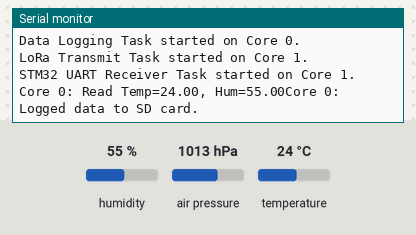
The sketch below on a simulated ESP32. On the bench: the last lines printed to the serial monitor. The inputs (shaded band) are chosen by the test bench; at power-on: humidity 55 %, temperature 24 °C, air pressure 1013 hPa. Storage starts empty; no radio packets arrive unless stated.

Above: at 2.2 s.
2.3 s: humidity set to 22 %
At 6.5 s:
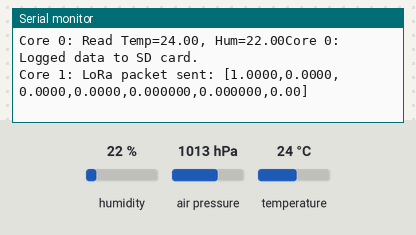
7.6 s: temperature set to 12 °C
At 8.2 s:
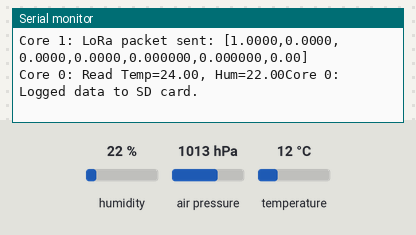
9.1 s: humidity set to 40 %
At 9.8 s:
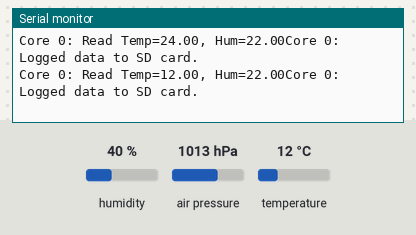
Timing chart, 0 to 12.1 s (numbered marks = the images above; inputs shaded):
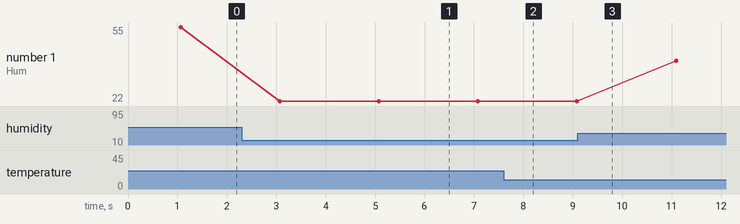

The sketch:

esp-code.ino
```cpp
/*
  ESP32 Dual-Core FreeRTOS Data Logger & LoRa Transmitter

  - CORE 0: Handles high-frequency sensor reading and data logging to SD card.
  - CORE 1: Handles lower-frequency LoRa telemetry transmission.

  - RTOS CONCEPTS USED:
    - Tasks pinned to specific cores.
    - Semaphore (Binary): Signals the logger task on Core 0 when new data is ready.
    - Mutex (spiBusMutex): Protects the shared SPI bus for SD and LoRa.
    - Mutex (dataMutex): Protects the shared SensorData struct from concurrent access by both cores.
*/

// --- Core & Sensor Libraries ---
#include <SPI.h>
#include <SD.h>
#include <Wire.h>
#include <Adafruit_BME280.h>
#include <LoRa.h>  // For the LoRa module

// SPI Bus Pins (shared by SD and LoRa)
const int SD_LORA_CS_PIN = 5;
const int SPI_MOSI_PIN = 23;
const int SPI_MISO_PIN = 19;
const int SPI_SCK_PIN = 18;
// LoRa Specific Pins
const int LORA_RST_PIN = 14;
const int LORA_DIO0_PIN = 2;  // IRQ Pin
// UART for STM32 connection (using Serial2: RX=16, TX=17)
#define STM32_SERIAL Serial2
// LoRa Frequency
#define LORA_FREQUENCY 433E6

// --- Sensor Objects & Data Structure ---
Adafruit_BME280 bme;
// New struct for data from STM32
struct StmData {
  float qW = 1.0, qX = 0.0, qY = 0.0, qZ = 0.0;  // Default to a valid quaternion
  float latitude = 0.0, longitude = 0.0, altitude = 0.0;
};

struct SensorData {
  float temperature;
  float humidity;
  float pressure;
  StmData stm_data;  // Embed the STM32 data
};
SensorData currentReadings;

// --- FreeRTOS Handles ---
TaskHandle_t readSensorsTaskHandle, logDataTaskHandle, loraTransmitTaskHandle, receiveStmDataTaskHandle;
SemaphoreHandle_t dataReadySemaphore;  // Signal for new data
SemaphoreHandle_t spiBusMutex;         // Protects SPI bus for SD/LoRa
SemaphoreHandle_t dataMutex;           // Protects the currentReadings struct

// ===================================================================
// CORE 0, TASK 1: READ SENSORS
// ===================================================================
void readSensorsTask(void *pvParameters) {
  Serial.println("Sensor Reading Task started on Core 0.");
  for (;;) {
    SensorData tempData;  // Read into a temporary local struct
    tempData.temperature = bme.readTemperature();
    tempData.humidity = bme.readHumidity();
    tempData.pressure = bme.readPressure() / 100.0F;

    // Safely update the global data structure
    if (xSemaphoreTake(dataMutex, portMAX_DELAY) == pdTRUE) {
      currentReadings = tempData;
      xSemaphoreGive(dataMutex);
    }

    Serial.printf("Core 0: Read Temp=%.2f, Hum=%.2f",
                  tempData.temperature, tempData.humidity);

    xSemaphoreGive(dataReadySemaphore);
    vTaskDelay(2000 / portTICK_PERIOD_MS);
  }
}

// ===================================================================
// CORE 0, TASK 2: LOG DATA TO SD CARD
// ===================================================================
void logDataTask(void *pvParameters) {
  Serial.println("Data Logging Task started on Core 0.");
  for (;;) {
    if (xSemaphoreTake(dataReadySemaphore, portMAX_DELAY) == pdTRUE) {
      SensorData localData;
      // Safely get a copy of the data
      if (xSemaphoreTake(dataMutex, portMAX_DELAY) == pdTRUE) {
        localData = currentReadings;
        xSemaphoreGive(dataMutex);
      }

      // Safely access the SD card via SPI bus
      if (xSemaphoreTake(spiBusMutex, portMAX_DELAY) == pdTRUE) {
        File dataFile = SD.open("/datalog.csv", FILE_APPEND);
        if (dataFile) {
          dataFile.printf("%lu,%.4f,%.4f,%.4f,%.4f,%.6f,%.6f,%.2f,%.2f,%.2f,%.2f\n", millis(),
                          localData.stm_data.qW, localData.stm_data.qX, localData.stm_data.qY, localData.stm_data.qZ,
                          localData.stm_data.latitude, localData.stm_data.longitude, localData.stm_data.altitude,
                          localData.temperature, localData.humidity,
                          localData.pressure);
          dataFile.close();
          Serial.println("Core 0: Logged data to SD card.");
        } else {
          Serial.println("Core 0: Error opening datalog.csv");
        }
        xSemaphoreGive(spiBusMutex);
      }
    }
  }
}

// ===================================================================
// CORE 1, TASK 3: TRANSMIT LORA DATA
// ===================================================================
void loraTransmitTask(void *pvParameters) {
  Serial.println("LoRa Transmit Task started on Core 1.");
  for (;;) {
    // This task will run every 5 seconds
    vTaskDelay(5000 / portTICK_PERIOD_MS);

    SensorData localData;
    // Safely get a copy of the global data
    if (xSemaphoreTake(dataMutex, portMAX_DELAY) == pdTRUE) {
      localData = currentReadings;
      xSemaphoreGive(dataMutex);
    }

    // Create the CSV data string to send with STM32 data
    char csvString[120];
    snprintf(csvString, sizeof(csvString), "%.4f,%.4f,%.4f,%.4f,%.6f,%.6f,%.2f",
             localData.stm_data.qW, localData.stm_data.qX, localData.stm_data.qY, localData.stm_data.qZ,
             localData.stm_data.latitude, localData.stm_data.longitude, localData.stm_data.altitude);


    // Safely access the LoRa module via SPI bus
    if (xSemaphoreTake(spiBusMutex, portMAX_DELAY) == pdTRUE) {
      LoRa.beginPacket();
      LoRa.print(csvString);
      LoRa.endPacket();
      xSemaphoreGive(spiBusMutex);
      Serial.printf("Core 1: LoRa packet sent: [%s]\n", csvString);
    }
  }
}

// --- Helper function to calculate checksum ---
byte calculateChecksum(const byte *data, size_t length) {
  byte checksum = 0;
  for (size_t i = 0; i < length; i++) {
    checksum += data[i];
  }
  return checksum;
}

// ===================================================================
// CORE 1, TASK 4: RECEIVE DATA FROM STM32
// ===================================================================
void receiveStmDataTask(void *pvParameters) {
  Serial.println("STM32 UART Receiver Task started on Core 1.");
  static byte buffer[31];
  static int buffer_index = 0;
  StmData tempData;

  for (;;) {
    while (STM32_SERIAL.available() > 0) {
      byte incoming_byte = STM32_SERIAL.read();

      if (buffer_index == 0) {  // Waiting for start byte
        if (incoming_byte == 0xAA) {
          buffer[buffer_index++] = incoming_byte;
        }
      } else {  // Already started, fill the buffer
        buffer[buffer_index++] = incoming_byte;

        if (buffer_index >= 31) {    // Buffer is full
          if (buffer[30] == 0x55) {  // Check end byte
            byte calculated_checksum = calculateChecksum(&buffer[1], 28);
            if (buffer[29] == calculated_checksum) {
              // Packet is valid! Unpack it.
              memcpy(&tempData.qW, &buffer[1], 4);
              memcpy(&tempData.qX, &buffer[5], 4);
              memcpy(&tempData.qY, &buffer[9], 4);
              memcpy(&tempData.qZ, &buffer[13], 4);
              memcpy(&tempData.latitude, &buffer[17], 4);
              memcpy(&tempData.longitude, &buffer[21], 4);
              memcpy(&tempData.altitude, &buffer[25], 4);

              // Safely update the global data structure
              if (xSemaphoreTake(dataMutex, portMAX_DELAY) == pdTRUE) {
                currentReadings.stm_data = tempData;
                xSemaphoreGive(dataMutex);
              }
            } else {
              // Serial.println("Core 1: Checksum mismatch!");
            }
          }
          buffer_index = 0;  // Reset for next packet
        }
      }
    }
    vTaskDelay(1 / portTICK_PERIOD_MS);  // Yield to other tasks
  }
}

// ===================================================================
// SETUP FUNCTION
// ===================================================================
void setup() {
  Serial.begin(115200);
  delay(1000);
  Serial.println("--- ESP32 Dual-Core Logger & Transmitter ---");

  // Initialize I2C
  Wire.begin();
  if (!bme.begin(0x76)) {
    Serial.println("Could not find BME280 sensor!");
    while (1)
      ;
  }
  Serial.println("BME280 Sensor Found.");

  // Start Serial for STM32 communication
  STM32_SERIAL.begin(115200);

  // Create Semaphores and Mutexes
  dataReadySemaphore = xSemaphoreCreateBinary();
  spiBusMutex = xSemaphoreCreateMutex();
  dataMutex = xSemaphoreCreateMutex();

  // Initialize SPI bus
  SPI.begin(SPI_SCK_PIN, SPI_MISO_PIN, SPI_MOSI_PIN, SD_LORA_CS_PIN);

  // Initialize SD Card (protected by SPI mutex)
  if (xSemaphoreTake(spiBusMutex, portMAX_DELAY) == pdTRUE) {
    if (!SD.begin(SD_LORA_CS_PIN)) {
      Serial.println("SD Card initialization failed!");
    } else {
      Serial.println("SD Card Initialized.");
      File dataFile = SD.open("/datalog.csv");
      if (!dataFile) {
        dataFile = SD.open("/datalog.csv", FILE_WRITE);
        dataFile.println("Timestamp,qW,qX,qY,qZ,Lat,Lon,Alt,Temperature,Humidity,Pressure,UV_Index");
      }
      dataFile.close();
    }
    xSemaphoreGive(spiBusMutex);
  }

  // Initialize LoRa Module (protected by SPI mutex)
  if (xSemaphoreTake(spiBusMutex, portMAX_DELAY) == pdTRUE) {
    LoRa.setPins(SD_LORA_CS_PIN, LORA_RST_PIN, LORA_DIO0_PIN);
    if (!LoRa.begin(LORA_FREQUENCY)) {
      Serial.println("Starting LoRa failed!");
      while (1)
        ;
    }
    Serial.printf("LoRa Initialized at %.0f MHz\n", LORA_FREQUENCY / 1E6);
    xSemaphoreGive(spiBusMutex);
  }

  // --- Create Tasks ---
  // Core 0 Tasks
  xTaskCreatePinnedToCore(readSensorsTask, "Read Sensors", 4096, NULL, 2, &readSensorsTaskHandle, 0);
  xTaskCreatePinnedToCore(logDataTask, "Log Data", 4096, NULL, 1, &logDataTaskHandle, 0);
  // Core 1 Tasks
  xTaskCreatePinnedToCore(loraTransmitTask, "Transmit LoRa", 4096, NULL, 1, &loraTransmitTaskHandle, 1);
  xTaskCreatePinnedToCore(receiveStmDataTask, "Receive STM32", 4096, NULL, 2, &receiveStmDataTaskHandle, 1);
}

void loop() {
  vTaskDelete(NULL);  // Delete the loop task
}
```

Measured:
- after the input at 2.3 s, the serial monitor: prints a new line after 0.77 s (image 1)
- plotted number 1: 55 → 22 after the input at 2.3 s, 22 → 40 after the input at 9.1 s
